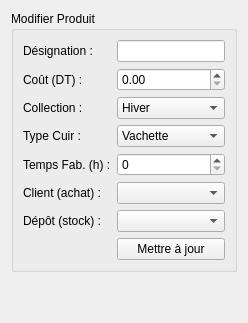
          <widget class="QWidget" name="tab_prod_edit">
           <attribute name="title">
            <string>✏️ Modifier Produit</string>
           </attribute>
           <layout class="QVBoxLayout" name="vl_tab_prod_edit">
            <item>
             <widget class="QGroupBox" name="gb_prod_edit">
              <property name="title">
               <string>Modifier Produit</string>
              </property>
              <layout class="QFormLayout" name="fl_prod_edit">
               <item row="0" column="0"><widget class="QLabel"><property name="text"><string>Désignation :</string></property></widget></item>
               <item row="0" column="1"><widget class="QLineEdit" name="le_prod_nom_modif"/></item>
               <item row="1" column="0"><widget class="QLabel"><property name="text"><string>Coût (DT) :</string></property></widget></item>
               <item row="1" column="1"><widget class="QDoubleSpinBox" name="sb_prod_cout_modif"><property name="maximum"><double>10000.0</double></property></widget></item>
               <item row="2" column="0"><widget class="QLabel"><property name="text"><string>Collection :</string></property></widget></item>
               <item row="2" column="1"><widget class="QComboBox" name="cb_prod_coll_modif"><item><property name="text"><string>Hiver</string></property></item><item><property name="text"><string>Été</string></property></item><item><property name="text"><string>Intemporel</string></property></item></widget></item>
               <item row="3" column="0"><widget class="QLabel"><property name="text"><string>Type Cuir :</string></property></widget></item>
               <item row="3" column="1"><widget class="QComboBox" name="cb_prod_cuir_modif"><item><property name="text"><string>Vachette</string></property></item><item><property name="text"><string>Agneau</string></property></item><item><property name="text"><string>Croco</string></property></item></widget></item>
               <item row="4" column="0"><widget class="QLabel"><property name="text"><string>Temps Fab. (h) :</string></property></widget></item>
               <item row="4" column="1"><widget class="QSpinBox" name="sb_prod_temps_modif"/></item>
               <item row="5" column="0"><widget class="QLabel"><property name="text"><string>Client (achat) :</string></property></widget></item>
               <item row="5" column="1"><widget class="QComboBox" name="cb_prod_client_modif"/></item>
               <item row="6" column="0"><widget class="QLabel"><property name="text"><string>Dépôt (stock) :</string></property></widget></item>
               <item row="6" column="1"><widget class="QComboBox" name="cb_prod_empl_modif"/></item>
               <item row="7" column="1"><widget class="QPushButton" name="btn_valider_modif_produit"><property name="text"><string>Mettre à jour</string></property></widget></item>
              </layout>
             </widget>
            </item>
            <item>
                <spacer name="verticalSpacer_3">
                <property name="orientation">
                <enum>Qt::Vertical</enum>
                </property>
                <property name="sizeHint" stdset="0">
                <size>
                <width>20</width>
                <height>40</height>
                </size>
                </property>
                </spacer>
            </item>
           </layout>
          </widget>
